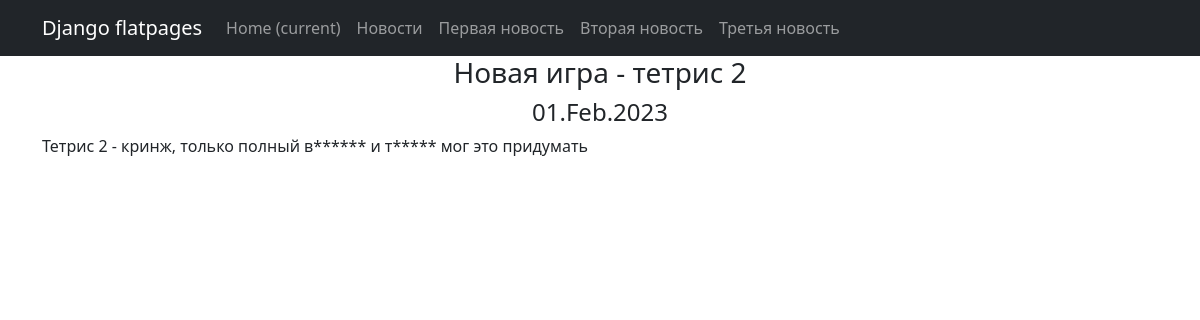
Screenshot of /news/3 with the database file from the repository.
### np_app/models.py (models this page shows, shortened)
class Post(models.Model):
    article = 'Arti'
    news = 'News'
    POSTS = [
        (article, 'Статья'),
        (news, 'Новости')
    ]
    author = models.ForeignKey(Author, on_delete=models.CASCADE)
    choice = models.CharField(max_length=4, choices=POSTS, default=article)
    time_create_post = models.DateTimeField(auto_now_add=True)
    category = models.ManyToManyField(Category, through='PostCategory')
    header_post = models.CharField(max_length=255)
    text_post = models.TextField()
    rate_post = models.IntegerField(default=0)

### np_app/views.py (the view)
# urls.py: path('<int:pk>', PostDetail.as_view()),
class PostDetail(DetailView):
    model = Post
    template_name = 'news_one.html'
    context_object_name = 'news'

### np_app/templatetags/custom_filters.py (called while the page is built)
@register.filter()
def censor(string_to_check):
    checked_string = ''
    for word in string_to_check.split():
        for check_word in CENSOR:
            if check_word in word.lower():
                last_chars = ''
                for char in reversed(word):
                    if char not in string.punctuation:
                        break
                    last_chars += char
                last_chars = last_chars[::-1]
                new_word = word[0] + (len(word.translate(str.maketrans('', '', string.punctuation))) - 1) * '*'
                checked_string += new_word + f'{last_chars} '
                break
        else:
            checked_string += word + ' '
    return checked_string

### templates/news_one.html (shortened to what this page needs)
{% extends 'flatpages/default.html' %}
{% load custom_filters %}
{% block content %}
<h3> {{ news.header_post }} </h3>
<h4>{{ news.time_create_post|date:'d.M.Y' }}</h4>
<p style="text-align: left">{{ news.text_post|censor }}</p>
{% endblock content %}

### rows the page displays
Post: header_post "Новая игра - тетрис 2", time_create_post "01.Feb.2023", text_post|censor "Тетрис 2 - кринж, только полный в****** и т***** мог это придумать"
